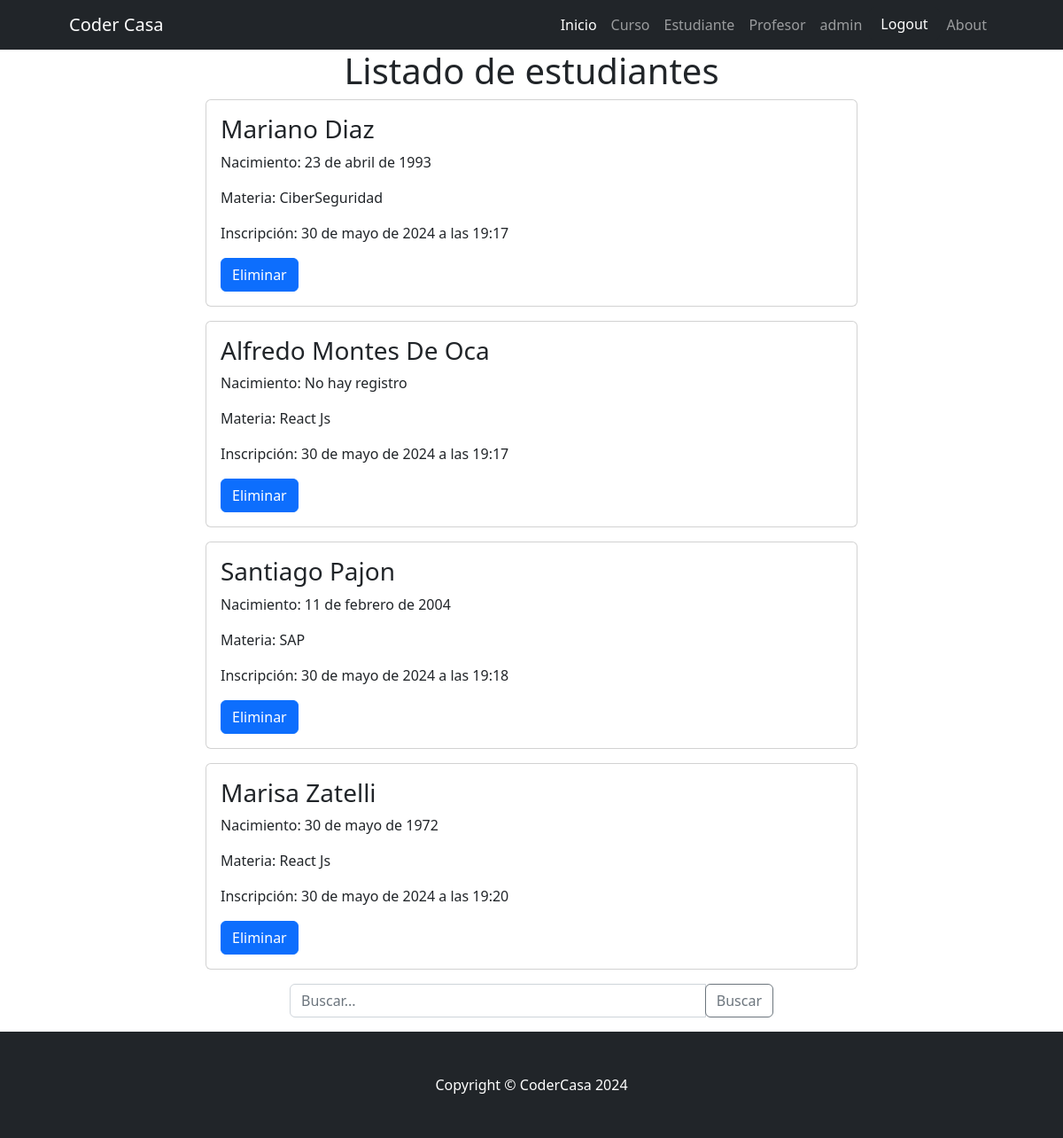
The page /Clase/Clase/list (signed in) on the database its author committed.
### Clase/models.py (models this page shows, shortened)
class Estudiante(models.Model):
    nombre = models.CharField(max_length=255)
    apellido = models.CharField(max_length=255)
    nacimiento = models.DateField(null=True, blank=True)
    materia = models.ForeignKey(Curso, on_delete=models.CASCADE,null=True)
    inscripcion = models.DateTimeField(default=timezone.now)
    class Meta:
        verbose_name = "Estudiante"
        verbose_name_plural = "Estudiantes"

class Curso(models.Model):
    nombre = models.CharField(max_length=255, unique=True)
    detalle = models.CharField(max_length=800,null=True, blank=True)
    def __str__(self) -> str:
        return self.nombre
    class Meta:
        verbose_name = "Curso"
        verbose_name_plural = "Cursos"

### Clase/views.py (the view)
# urls.py: path("Clase/list", estudiante_list,name="estudiante_list" ),
def estudiante_list(request):
    busqueda = request.GET.get("busqueda",None)
    if busqueda:
        print(busqueda)
        consulta = Estudiante.objects.filter(nombre__icontains=busqueda)
    else:
        consulta = Estudiante.objects.all()
    contexto = {"estudiantes": consulta}
    return render(request,"Clase/estudiante_list.html", contexto)

### Clase/templates/Clase/estudiante_list.html (shortened to what this page needs)
{% extends 'core/base.html' %}
{% block content %}
<center>
  <h1>Listado de estudiantes</h1>
</center>
<div class="container">
  <div class="row justify-content-center">
    <div class="col-md-8">
      {% for estudiante in estudiantes %}
      <div class="card mb-3">
        <div class="card-body">
          <h3 class="card-title">{{ estudiante.nombre }} {{ estudiante.apellido }}</h3>
          {% if estudiante.nacimiento %}
          <p class="card-text">Nacimiento: {{ estudiante.nacimiento }}</p>
          {% else %}
          <p class="card-text">Nacimiento: No hay registro</p>
          {% endif %}
          <p class="card-text">Materia: {{ estudiante.materia }}</p>
          <p class="card-text">Inscripción: {{ estudiante.inscripcion }}</p>
          {% if user.is_staff %}
          <a href="{% url 'Clase:estudiante_delete' estudiante.id %}" class="btn btn-primary">Eliminar</a>
          {% endif %}
        </div>
      </div>
      {% endfor %}
    </div>
  </div>
  <div class="row justify-content-center">
    <div class="col-md-6">
      <form action="{% url 'Clase:estudiante_list' %}" method="get">
        <div class="input-group mb-3">
          <input type="text" class="form-control" name="busqueda" placeholder="Buscar...">
          <div class="input-group-append">
            <button class="btn btn-outline-secondary" type="submit">Buscar</button>
          </div>
        </div>
      </form>
    </div>
  </div>
</div>
{% endblock content %}

### core/templates/core/base.html (shortened to what this page needs)
{% load static %}
<!DOCTYPE html>
<html lang="es">
    <head>
        <link href="{% static 'core/css/styles.css' %} " rel="stylesheet" />
    </head>
    <body style="display: flex; flex-direction: column; min-height: 100vh;">
        <nav class="navbar navbar-expand-lg navbar-dark bg-dark">
            <div class="container px-5">
                <a class="navbar-brand" href="{% url 'core:index' %}">Coder Casa</a>
                <div class="collapse navbar-collapse" id="navbarSupportedContent">
                    <ul class="navbar-nav ms-auto mb-2 mb-lg-0">
                        <li class="nav-item"><a class="nav-link active" aria-current="page" href="{% url 'core:index' %}">Inicio</a></li>
                        {% if user.is_authenticated %}
                        <li class="nav-item"><a class="nav-link" href="{% url 'Clase:principal_cursos' %}">Curso</a></li>
                        <li class="nav-item"><a class="nav-link" href="{% url 'Clase:index' %}">Estudiante</a></li>
                        <li class="nav-item"><a class="nav-link" href="{% url 'Clase:principal_profesores'%}">Profesor</a></li>
                        <li class="nav-item"><a class="nav-link">{{user.username}}</a></li>
                        <li class="nav-item">
                            <form action="{% url 'core:logout' %}" method="post">
                            <button type="submit" class="btn btn-dark ">Logout</button>
                            </form>
                        </li>
                        <li class="nav-item"><a class="nav-link" href="{% url 'Clase:about' %}">About</a></li>
                        {% else %}
                        <li class="nav-item"><a class="nav-link" href="{% url 'core:login' %}">Login</a></li>
                        <li class="nav-item"><a class="nav-link" href="{% url 'core:register' %}">Registrarse</a></li>
                        {% endif %}
                    </ul>
                </div>
            </div>
        </nav>
        {% block content %}
        {% endblock content %}
        <footer style="margin-top: auto; background-color: #333; color: #fff; text-align: center; padding: 15px;" class="py-5 bg-dark">
            <div class="container px-4 px-lg-5"><p style="margin: 0;" class="m-0 text-center text-white">Copyright &copy; CoderCasa 2024</p></div>
        </footer>
    </body>
</html>

### rows shown on the page
Estudiante: nombre "Mariano", apellido "Diaz", nacimiento "23 de abril de 1993", materia "CiberSeguridad", inscripcion "30 de mayo de 2024 a las 19:17"
Estudiante: nombre "Alfredo", apellido "Montes De Oca", shows "Nacimiento: No hay registro", materia "React Js", inscripcion "30 de mayo de 2024 a las 19:17"
Estudiante: nombre "Santiago", apellido "Pajon", nacimiento "11 de febrero de 2004", materia "SAP", inscripcion "30 de mayo de 2024 a las 19:18"
Estudiante: nombre "Marisa", apellido "Zatelli", nacimiento "30 de mayo de 1972", materia "React Js", inscripcion "30 de mayo de 2024 a las 19:20"

### other values the page prints
{{ user.username }} "admin"
